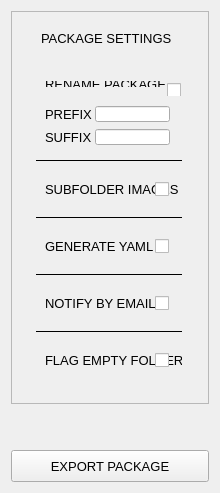
            <widget class="QWidget" name="widget_columnRight" native="true">
             <property name="minimumSize">
              <size>
               <width>200</width>
               <height>0</height>
              </size>
             </property>
             <property name="maximumSize">
              <size>
               <width>220</width>
               <height>16777215</height>
              </size>
             </property>
             <property name="font">
              <font>
               <family>Segoe UI</family>
               <pointsize>10</pointsize>
              </font>
             </property>
             <layout class="QVBoxLayout" name="verticalLayout_5">
              <item>
               <layout class="QVBoxLayout" name="verticalLayout_2">
                <property name="spacing">
                 <number>6</number>
                </property>
                <item>
                 <widget class="QFrame" name="frame_packageSettings">
                  <property name="sizePolicy">
                   <sizepolicy hsizetype="Expanding" vsizetype="Preferred">
                    <horstretch>0</horstretch>
                    <verstretch>0</verstretch>
                   </sizepolicy>
                  </property>
                  <property name="minimumSize">
                   <size>
                    <width>0</width>
                    <height>320</height>
                   </size>
                  </property>
                  <property name="maximumSize">
                   <size>
                    <width>16777215</width>
                    <height>400</height>
                   </size>
                  </property>
                  <property name="frameShape">
                   <enum>QFrame::StyledPanel</enum>
                  </property>
                  <property name="frameShadow">
                   <enum>QFrame::Raised</enum>
                  </property>
                  <layout class="QVBoxLayout" name="verticalLayout_7">
                   <property name="spacing">
                    <number>5</number>
                   </property>
                   <property name="leftMargin">
                    <number>14</number>
                   </property>
                   <property name="topMargin">
                    <number>12</number>
                   </property>
                   <property name="rightMargin">
                    <number>14</number>
                   </property>
                   <property name="bottomMargin">
                    <number>12</number>
                   </property>
                   <item>
                    <layout class="QVBoxLayout" name="verticalLayout_6">
                     <property name="spacing">
                      <number>8</number>
                     </property>
                     <property name="leftMargin">
                      <number>10</number>
                     </property>
                     <property name="topMargin">
                      <number>4</number>
                     </property>
                     <property name="rightMargin">
                      <number>12</number>
                     </property>
                     <property name="bottomMargin">
                      <number>12</number>
                     </property>
                     <item>
                      <widget class="QLabel" name="title_packageSettings">
                       <property name="minimumSize">
                        <size>
                         <width>0</width>
                         <height>20</height>
                        </size>
                       </property>
                       <property name="text">
                        <string>PACKAGE SETTINGS</string>
                       </property>
                       <property name="indent">
                        <number>5</number>
                       </property>
                      </widget>
                     </item>
                     <item>
                      <widget class="QWidget" name="widget_renameOptions" native="true">
                       <property name="sizePolicy">
                        <sizepolicy hsizetype="Preferred" vsizetype="Fixed">
                         <horstretch>0</horstretch>
                         <verstretch>0</verstretch>
                        </sizepolicy>
                       </property>
                       <property name="minimumSize">
                        <size>
                         <width>164</width>
                         <height>0</height>
                        </size>
                       </property>
                       <property name="maximumSize">
                        <size>
                         <width>16777215</width>
                         <height>95</height>
                        </size>
                       </property>
                       <layout class="QVBoxLayout" name="verticalLayout_9">
                        <property name="topMargin">
                         <number>8</number>
                        </property>
                        <property name="rightMargin">
                         <number>6</number>
                        </property>
                        <item>
                         <layout class="QVBoxLayout" name="verticalLayout_8">
                          <property name="spacing">
                           <number>0</number>
                          </property>
                          <property name="topMargin">
                           <number>8</number>
                          </property>
                          <item>
                           <widget class="QWidget" name="widget_row_renamePackage" native="true">
                            <property name="minimumSize">
                             <size>
                              <width>0</width>
                              <height>0</height>
                             </size>
                            </property>
                            <layout class="QHBoxLayout" name="horizontalLayout_29">
                             <property name="leftMargin">
                              <number>0</number>
                             </property>
                             <item>
                              <layout class="QHBoxLayout" name="horizontalLayout_28">
                               <property name="spacing">
                                <number>6</number>
                               </property>
                               <item>
                                <widget class="QLabel" name="label_renamePackage">
                                 <property name="minimumSize">
                                  <size>
                                   <width>160</width>
                                   <height>0</height>
                                  </size>
                                 </property>
                                 <property name="maximumSize">
                                  <size>
                                   <width>160</width>
                                   <height>16777215</height>
                                  </size>
                                 </property>
                                 <property name="text">
                                  <string>RENAME PACKAGE</string>
                                 </property>
                                </widget>
                               </item>
                               <item>
                                <spacer name="horizontalSpacer_6">
                                 <property name="orientation">
                                  <enum>Qt::Horizontal</enum>
                                 </property>
                                 <property name="sizeHint" stdset="0">
                                  <size>
                                   <width>40</width>
                                   <height>20</height>
                                  </size>
                                 </property>
                                </spacer>
                               </item>
                               <item>
                                <widget class="QCheckBox" name="chk_renamePackage">
                                 <property name="minimumSize">
                                  <size>
                                   <width>18</width>
                                   <height>18</height>
                                  </size>
                                 </property>
                                 <property name="maximumSize">
                                  <size>
                                   <width>18</width>
                                   <height>18</height>
                                  </size>
                                 </property>
                                 <property name="text">
                                  <string/>
                                 </property>
                                </widget>
                               </item>
                              </layout>
                             </item>
                            </layout>
                           </widget>
                          </item>
                          <item>
                           <widget class="QWidget" name="widget_prefixRow" native="true">
                            <property name="sizePolicy">
                             <sizepolicy hsizetype="Expanding" vsizetype="Preferred">
                              <horstretch>0</horstretch>
                              <verstretch>0</verstretch>
                             </sizepolicy>
                            </property>
                            <property name="minimumSize">
                             <size>
                              <width>0</width>
                              <height>36</height>
                             </size>
                            </property>
                            <property name="maximumSize">
                             <size>
                              <width>16777215</width>
                              <height>44</height>
                             </size>
                            </property>
                            <layout class="QHBoxLayout" name="horizontalLayout_8">
                             <property name="leftMargin">
                              <number>0</number>
                             </property>
                             <item>
                              <layout class="QHBoxLayout" name="horizontalLayout_7">
                               <property name="spacing">
                                <number>0</number>
                               </property>
                               <property name="rightMargin">
                                <number>20</number>
                               </property>
                               <item>
                                <widget class="QLabel" name="label_prefix">
                                 <property name="minimumSize">
                                  <size>
                                   <width>50</width>
                                   <height>0</height>
                                  </size>
                                 </property>
                                 <property name="maximumSize">
                                  <size>
                                   <width>90</width>
                                   <height>16777215</height>
                                  </size>
                                 </property>
                                 <property name="text">
                                  <string>PREFIX</string>
                                 </property>
                                </widget>
                               </item>
                               <item>
                                <widget class="QLineEdit" name="input_prefix">
                                 <property name="minimumSize">
                                  <size>
                                   <width>75</width>
                                   <height>0</height>
                                  </size>
                                 </property>
                                 <property name="maximumSize">
                                  <size>
                                   <width>80</width>
                                   <height>16</height>
                                  </size>
                                 </property>
                                </widget>
                               </item>
                              </layout>
                             </item>
                            </layout>
                           </widget>
                          </item>
                          <item>
                           <widget class="QWidget" name="widget_suffixRow" native="true">
                            <property name="minimumSize">
                             <size>
                              <width>0</width>
                              <height>36</height>
                             </size>
                            </property>
                            <property name="maximumSize">
                             <size>
                              <width>16777215</width>
                              <height>44</height>
                             </size>
                            </property>
                            <layout class="QHBoxLayout" name="horizontalLayout_19">
                             <property name="leftMargin">
                              <number>0</number>
                             </property>
                             <item>
                              <layout class="QHBoxLayout" name="horizontalLayout_9">
                               <property name="spacing">
                                <number>0</number>
                               </property>
                               <property name="rightMargin">
                                <number>20</number>
                               </property>
                               <item>
                                <widget class="QLabel" name="label_suffix">
                                 <property name="minimumSize">
                                  <size>
                                   <width>50</width>
                                   <height>0</height>
                                  </size>
                                 </property>
                                 <property name="maximumSize">
                                  <size>
                                   <width>90</width>
                                   <height>16777215</height>
                                  </size>
                                 </property>
                                 <property name="text">
                                  <string>SUFFIX</string>
                                 </property>
                                </widget>
                               </item>
                               <item>
                                <widget class="QLineEdit" name="input_suffix">
                                 <property name="minimumSize">
                                  <size>
                                   <width>75</width>
                                   <height>0</height>
                                  </size>
                                 </property>
                                 <property name="maximumSize">
                                  <size>
                                   <width>80</width>
                                   <height>16</height>
                                  </size>
                                 </property>
                                 <property name="font">
                                  <font>
                                   <family>Segoe UI</family>
                                   <pointsize>10</pointsize>
                                  </font>
                                 </property>
                                </widget>
                               </item>
                              </layout>
                             </item>
                            </layout>
                           </widget>
                          </item>
                         </layout>
                        </item>
                       </layout>
                      </widget>
                     </item>
                     <item>
                      <widget class="QFrame" name="dividerLine01">
                       <property name="frameShape">
                        <enum>QFrame::HLine</enum>
                       </property>
                       <property name="frameShadow">
                        <enum>QFrame::Plain</enum>
                       </property>
                      </widget>
                     </item>
                     <item>
                      <widget class="QWidget" name="widget__row_subfolderImages" native="true">
                       <property name="minimumSize">
                        <size>
                         <width>0</width>
                         <height>0</height>
                        </size>
                       </property>
                       <layout class="QHBoxLayout" name="horizontalLayout_21">
                        <item>
                         <layout class="QHBoxLayout" name="horizontalLayout_20">
                          <property name="spacing">
                           <number>6</number>
                          </property>
                          <item>
                           <widget class="QLabel" name="label_subfolderImages">
                            <property name="minimumSize">
                             <size>
                              <width>160</width>
                              <height>0</height>
                             </size>
                            </property>
                            <property name="maximumSize">
                             <size>
                              <width>160</width>
                              <height>16777215</height>
                             </size>
                            </property>
                            <property name="text">
                             <string>SUBFOLDER IMAGES</string>
                            </property>
                           </widget>
                          </item>
                          <item>
                           <spacer name="horizontalSpacer_2">
                            <property name="orientation">
                             <enum>Qt::Horizontal</enum>
                            </property>
                            <property name="sizeHint" stdset="0">
                             <size>
                              <width>40</width>
                              <height>20</height>
                             </size>
                            </property>
                           </spacer>
                          </item>
                          <item>
                           <widget class="QCheckBox" name="chk_subfolderImages">
                            <property name="minimumSize">
                             <size>
                              <width>18</width>
                              <height>18</height>
                             </size>
                            </property>
                            <property name="maximumSize">
                             <size>
                              <width>18</width>
                              <height>18</height>
                             </size>
                            </property>
                            <property name="text">
                             <string/>
                            </property>
                           </widget>
                          </item>
                         </layout>
                        </item>
                       </layout>
                      </widget>
                     </item>
                     <item>
                      <widget class="QFrame" name="dividerLine02">
                       <property name="frameShape">
                        <enum>QFrame::HLine</enum>
                       </property>
                       <property name="frameShadow">
                        <enum>QFrame::Plain</enum>
                       </property>
                      </widget>
                     </item>
                     <item>
                      <widget class="QWidget" name="widget_row_generateYAML" native="true">
                       <property name="minimumSize">
                        <size>
                         <width>0</width>
                         <height>0</height>
                        </size>
                       </property>
                       <layout class="QHBoxLayout" name="horizontalLayout_23">
                        <item>
                         <layout class="QHBoxLayout" name="horizontalLayout_22">
                          <property name="spacing">
                           <number>6</number>
                          </property>
                          <item>
                           <widget class="QLabel" name="label_generateYAML">
                            <property name="minimumSize">
                             <size>
                              <width>160</width>
                              <height>0</height>
                             </size>
                            </property>
                            <property name="maximumSize">
                             <size>
                              <width>160</width>
                              <height>16777215</height>
                             </size>
                            </property>
                            <property name="text">
                             <string>GENERATE YAML</string>
                            </property>
                           </widget>
                          </item>
                          <item>
                           <spacer name="horizontalSpacer_3">
                            <property name="orientation">
                             <enum>Qt::Horizontal</enum>
                            </property>
                            <property name="sizeHint" stdset="0">
                             <size>
                              <width>40</width>
                              <height>20</height>
                             </size>
                            </property>
                           </spacer>
                          </item>
                          <item>
                           <widget class="QCheckBox" name="chk_generateYAML">
                            <property name="minimumSize">
                             <size>
                              <width>18</width>
                              <height>18</height>
                             </size>
                            </property>
                            <property name="maximumSize">
                             <size>
                              <width>18</width>
                              <height>18</height>
                             </size>
                            </property>
                            <property name="text">
                             <string/>
                            </property>
                           </widget>
                          </item>
                         </layout>
                        </item>
                       </layout>
                      </widget>
                     </item>
                     <item>
                      <widget class="QFrame" name="dividerLine03">
                       <property name="frameShape">
                        <enum>QFrame::HLine</enum>
                       </property>
                       <property name="frameShadow">
                        <enum>QFrame::Plain</enum>
                       </property>
                      </widget>
                     </item>
                     <item>
                      <widget class="QWidget" name="widget_row_notifyByEmail" native="true">
                       <property name="minimumSize">
                        <size>
                         <width>0</width>
                         <height>0</height>
                        </size>
                       </property>
                       <layout class="QHBoxLayout" name="horizontalLayout_25">
                        <item>
                         <layout class="QHBoxLayout" name="horizontalLayout_24">
                          <property name="spacing">
                           <number>6</number>
                          </property>
                          <item>
                           <widget class="QLabel" name="label_notifyByEmail">
                            <property name="minimumSize">
                             <size>
                              <width>160</width>
                              <height>0</height>
                             </size>
                            </property>
                            <property name="maximumSize">
                             <size>
                              <width>160</width>
                              <height>16777215</height>
                             </size>
                            </property>
                            <property name="text">
                             <string>NOTIFY BY EMAIL</string>
                            </property>
                           </widget>
                          </item>
                          <item>
                           <spacer name="horizontalSpacer_4">
                            <property name="orientation">
                             <enum>Qt::Horizontal</enum>
                            </property>
                            <property name="sizeHint" stdset="0">
                             <size>
                              <width>40</width>
                              <height>20</height>
                             </size>
                            </property>
                           </spacer>
                          </item>
                          <item>
                           <widget class="QCheckBox" name="chk_notifyByEmail">
                            <property name="minimumSize">
                             <size>
                              <width>18</width>
                              <height>18</height>
                             </size>
                            </property>
                            <property name="maximumSize">
                             <size>
                              <width>18</width>
                              <height>18</height>
                             </size>
                            </property>
                            <property name="text">
                             <string/>
                            </property>
                           </widget>
                          </item>
                         </layout>
                        </item>
                       </layout>
                      </widget>
                     </item>
                     <item>
                      <widget class="QFrame" name="dividerLine04">
                       <property name="frameShape">
                        <enum>QFrame::HLine</enum>
                       </property>
                       <property name="frameShadow">
                        <enum>QFrame::Plain</enum>
                       </property>
                      </widget>
                     </item>
                     <item>
                      <widget class="QWidget" name="widget_row_flagEmptyFolders" native="true">
                       <property name="minimumSize">
                        <size>
                         <width>0</width>
                         <height>0</height>
                        </size>
                       </property>
                       <layout class="QHBoxLayout" name="horizontalLayout_27">
                        <item>
                         <layout class="QHBoxLayout" name="horizontalLayout_26">
                          <property name="spacing">
                           <number>6</number>
                          </property>
                          <item>
                           <widget class="QLabel" name="label_flagEmptyFolders">
                            <property name="minimumSize">
                             <size>
                              <width>160</width>
                              <height>0</height>
                             </size>
                            </property>
                            <property name="maximumSize">
                             <size>
                              <width>160</width>
                              <height>16777215</height>
                             </size>
                            </property>
                            <property name="text">
                             <string>FLAG EMPTY FOLDERS</string>
                            </property>
                           </widget>
                          </item>
                          <item>
                           <spacer name="horizontalSpacer_5">
                            <property name="orientation">
                             <enum>Qt::Horizontal</enum>
                            </property>
                            <property name="sizeHint" stdset="0">
                             <size>
                              <width>40</width>
                              <height>20</height>
                             </size>
                            </property>
                           </spacer>
                          </item>
                          <item>
                           <widget class="QCheckBox" name="chk_flagEmptyFolders">
                            <property name="minimumSize">
                             <size>
                              <width>18</width>
                              <height>18</height>
                             </size>
                            </property>
                            <property name="maximumSize">
                             <size>
                              <width>18</width>
                              <height>18</height>
                             </size>
                            </property>
                            <property name="text">
                             <string/>
                            </property>
                           </widget>
                          </item>
                         </layout>
                        </item>
                       </layout>
                      </widget>
                     </item>
                    </layout>
                   </item>
                  </layout>
                 </widget>
                </item>
                <item>
                 <spacer name="verticalSpacer">
                  <property name="orientation">
                   <enum>Qt::Vertical</enum>
                  </property>
                  <property name="sizeHint" stdset="0">
                   <size>
                    <width>20</width>
                    <height>40</height>
                   </size>
                  </property>
                 </spacer>
                </item>
                <item>
                 <widget class="QPushButton" name="btn_export">
                  <property name="sizePolicy">
                   <sizepolicy hsizetype="Expanding" vsizetype="Fixed">
                    <horstretch>0</horstretch>
                    <verstretch>0</verstretch>
                   </sizepolicy>
                  </property>
                  <property name="minimumSize">
                   <size>
                    <width>0</width>
                    <height>32</height>
                   </size>
                  </property>
                  <property name="maximumSize">
                   <size>
                    <width>320</width>
                    <height>36</height>
                   </size>
                  </property>
                  <property name="text">
                   <string>EXPORT PACKAGE</string>
                  </property>
                 </widget>
                </item>
               </layout>
              </item>
             </layout>
            </widget>
